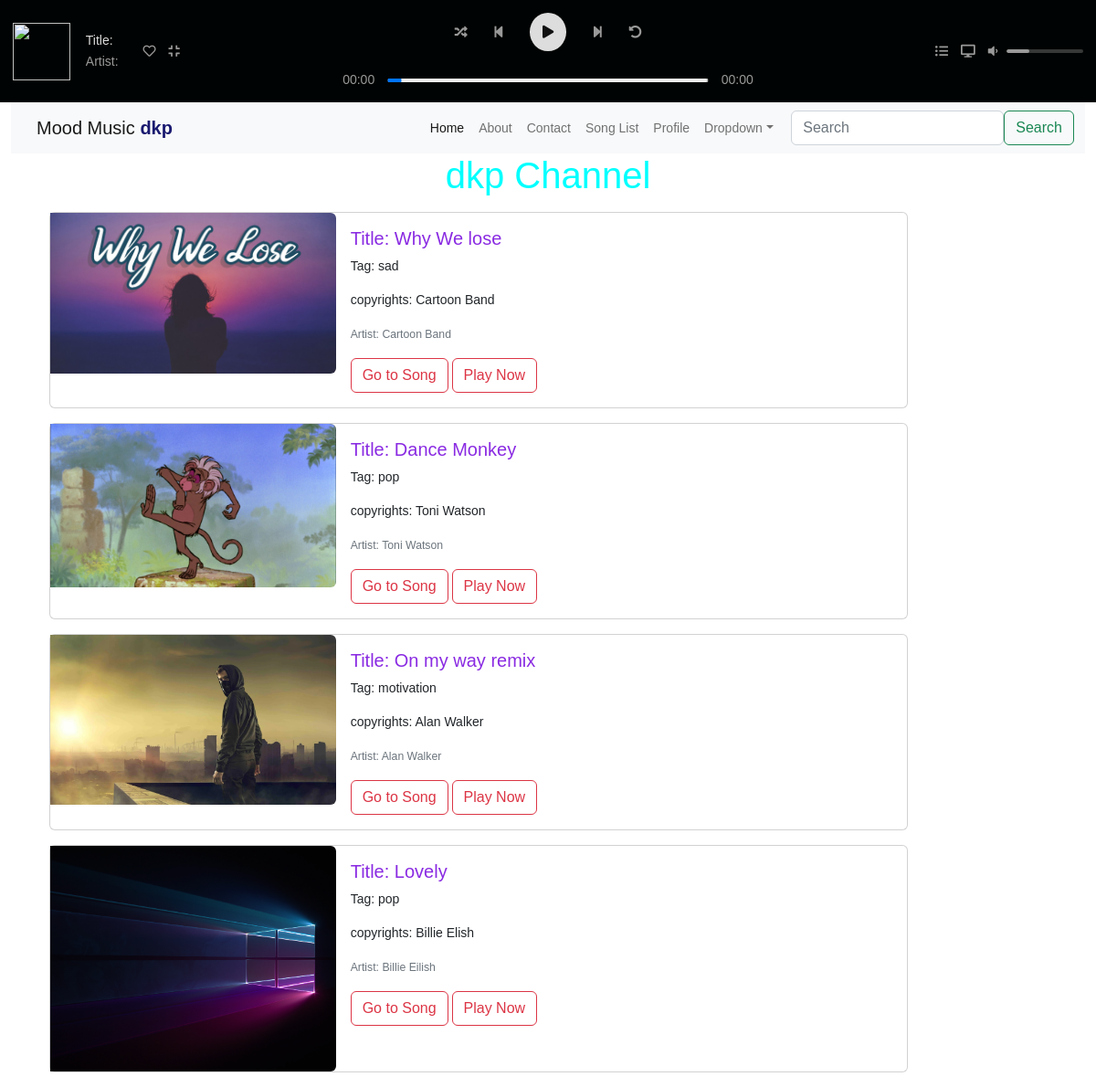
Screenshot of /music/channel/dkp (signed in) with the database file from the repository.
### Music/models.py (models this page shows, shortened)
class Channel(models.Model):
    channel_id = models.AutoField(primary_key=True)
    name = models.CharField(max_length= 3999)
    music = models.CharField(max_length=19999999)

class Song(models.Model):
    song_id = models.AutoField(primary_key=True)
    title = models.CharField(max_length=500,unique=True)
    artist = models.CharField(max_length=200, blank=True)
    tags = models.CharField(max_length=30,blank=True)
    copyrights = models.CharField(max_length=100,null=True)
    image = models.ImageField(upload_to ='images')
    song = models.FileField(upload_to='musics')

### Music/views.py (the view)
# urls.py: path('channel/<str:cname>', views.ChannelFuc, name='channel'),
def ChannelFuc(request, cname):
    if request.user.is_anonymous:
        return redirect("/login")
    channel = Channel.objects.filter(name=cname).first()
    musics = channel.music.split("|")[1:]
    print(musics)
    preserved = Case(*[When(pk=pk, then=pos) for pos, pk in enumerate(musics)])
    song = Song.objects.filter(song_id__in=musics).order_by(preserved)
    return render(request, 'channel.html', {"channel": channel, "song": song})

### templates/channel.html (shortened to what this page needs)
{% extends 'base.html' %}
{% block body %}
{% include 'playercard.html' %}
{% include 'navbar.html' %}
<h1 style="text-align: center; color: aqua;"> {{channel.name}} Channel</h1>
    <div class="container">
        <div class="container my-3">
            {% for i in song reversed%}
            <div class="card mb-3" style="max-width: 940px;">
                <div class="row g-0">
                    <div class="col-md-4">
                        <img src="/media/{{i.image}}" class="img-fluid rounded-start" alt="..." name="imgsrc">
                    </div>
                    <div class="col-md-8">
                        <div class="card-body">
                            <h5 class="card-title" style="color:blueviolet;" name="titlesrc">Title: {{i.title}}</h5>
                            <p class="card-text"> Tag: {{i.tags}}</p>
                            <p class="card-text"> copyrights: {{i.copyrights}}</p>
                            <p class="card-text"><small class="text-muted" name="artistsrc">Artist: {{i.artist}}</small>
                            </p>
                            <a href="/music/songlisten/{{i.song_id}}"> <button class="btn btn-outline-danger">Go to Song
                                </button></a>
                            <source src="/media/{{i.song}}" name="mediasource">
                            <button class="btn btn-outline-danger" id="ms" name="btns"> Play Now</button>
                        </div>
                    </div>
                </div>
            </div>
            {% endfor %}
        </div>
    </div>
    {% endblock body %}

### templates/navbar.html (shortened to what this page needs)
<div class="container-fluid">
  <nav class="navbar navbar-expand-lg bg-light">
    <div class="container-fluid">
      <a class="navbar-brand" href="/">Mood Music <strong style="color:midnightblue">{{request.user}} </strong> </a>
      <div class="collapse navbar-collapse" id="navbarSupportedContent">
        <ul class="navbar-nav me-auto mb-2 mb-lg-0">
          <li class="nav-item">
            <a class="nav-link active" aria-current="page" href="/">Home</a>
          </li>
          <li class="nav-item">
            <a class="nav-link" href="/about">About</a>
          </li>
          <li class="nav-item">
            <a class="nav-link" href="/contact">Contact</a>
          </li>
          <li class="nav-item">
            <a class="nav-link" href="/music/songlist">Song List</a>
          </li>
          <li class="nav-item">
            <a class="nav-link" href="/music/profile">Profile</a>
          </li>
          <li class="nav-item dropdown">
            <a class="nav-link dropdown-toggle" href="#" role="button" data-bs-toggle="dropdown" aria-expanded="false">
              Dropdown
            </a>
          </li>
        </ul>
        <form class="d-flex" role="search" method="get" action="/music/search">
          <input class="form-control me-2" type="search" placeholder="Search" aria-label="Search" name="keyword">
          <button class="btn btn-outline-success" type="submit">Search</button>
        </form>
      </div>
    </div>
  </nav>
</div>

### static/css/playercard.css (style rules this page uses)
* { box-sizing: border-box; font-family: "circular std book", sans-serif; }
body { margin: 0; padding: 0; font-size: 14px; }

### rows the page displays
Channel: name "dkp"
Song: image (picture), title "Why We lose", tags "sad", copyrights "Cartoon Band", artist "Cartoon Band"
Song: image (picture), title "Dance Monkey", tags "pop", copyrights "Toni Watson", artist "Toni Watson"
Song: image (picture), title "On my way remix", tags "motivation", copyrights "Alan Walker", artist "Alan Walker"
Song: image (picture), title "Lovely", tags "pop", copyrights "Billie Elish", artist "Billie Eilish"

### other values shown
{{ request.user }} "dkp"
